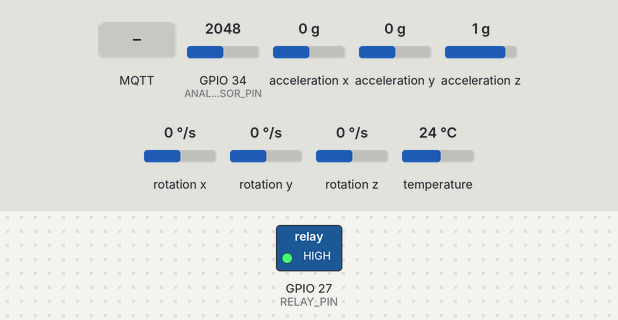
The sketch below on a simulated ESP32. Parts: switched loads named in the sketch (green lamp = pin HIGH). Inputs (shaded band) come from the test bench; at power-on: GPIO 34 (ANALOG_SENSOR_PIN) = 2048, acceleration x 0 g, acceleration y 0 g, acceleration z 1 g, rotation x 0 °/s, rotation y 0 °/s, rotation z 0 °/s, temperature 24 °C. WiFi joins after 1.5 s; servers stay silent unless stated; no MQTT or app messages arrive unless stated; what the sketch prints to the serial monitor is not drawn.

Above: at 2.7 s.
2.8 s: MQTT message "ligar" arrives on the first subscribed topic
At 4.0 s:
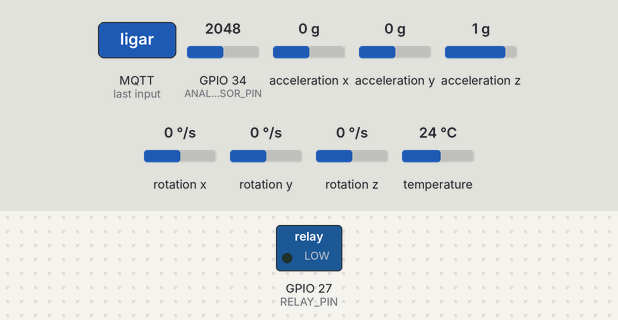
4.3 s: MQTT message "desligar" arrives on the first subscribed topic
At 5.0 s:
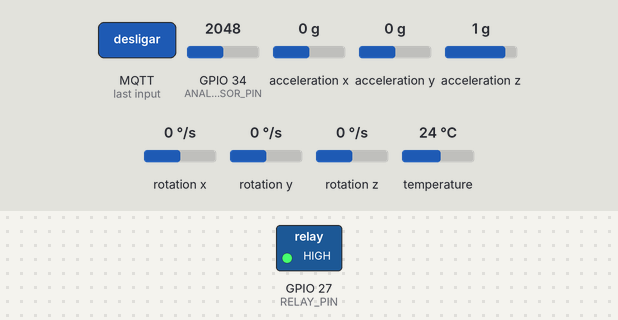
Timing chart, 0 to 7.3 s (numbered marks = the images above; inputs shaded):
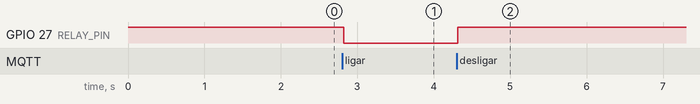

The sketch:

codigo-mqtt-esp.ino
```cpp
#include <WiFi.h>
#include <PubSubClient.h>
#include <Adafruit_MPU6050.h>
#include <Adafruit_Sensor.h>
#include <Wire.h>
#include <ArduinoJson.h>

// Pinos
#define RELAY_PIN 27 // Pino do relé
#define ANALOG_SENSOR_PIN 34 // Pino do sinal analógico

// Credenciais Wi-Fi
const char* ssid = "WILAMIL_AUX";
const char* password = "!Aero123";

// Configuração do MQTT
const char* mqtt_server = "mqtt.dataext.com.br";
const char* mqtt_topic = "test/ifsc";

// Inicialização de clientes Wi-Fi, MQTT e sensor MPU6050
WiFiClient espClient;
PubSubClient client(espClient);
Adafruit_MPU6050 mpu;

// Variáveis para o sensor analógico
float lastSensorValue = 0;
int pulseCount = 0; // Contador de pulsos
unsigned long lastRPMCalcTime = 0;
float rpm = 0;

// Estado do relé
bool motorOn = false;

// Função para conectar ao Wi-Fi
void connectWiFi() {
    Serial.print("Conectando ao Wi-Fi...");
    WiFi.begin(ssid, password);
    while (WiFi.status() != WL_CONNECTED) {
        delay(500);
        Serial.print(".");
    }
    Serial.println("\nWi-Fi conectado!");
    Serial.print("Endereço IP: ");
    Serial.println(WiFi.localIP());
}

// Função para conectar ao MQTT
void connectMQTT() {
    client.setServer(mqtt_server, 1883);
    while (!client.connected()) {
        Serial.print("Conectando ao broker MQTT...");
        if (client.connect("ESP32Client")) {
            Serial.println("Conectado!");
            client.subscribe(mqtt_topic); // Inscreve-se no tópico
            Serial.println("Inscrito no tópico: " + String(mqtt_topic));
        } else {
            Serial.print("Falha ao conectar, código de erro: ");
            Serial.println(client.state());
            delay(5000);
        }
    }
}

// Callback do MQTT para comandos
void mqttCallback(char* topic, byte* payload, unsigned int length) {
    String message;
    for (unsigned int i = 0; i < length; i++) {
        message += (char)payload[i];
    }

    Serial.print("Mensagem recebida: ");
    Serial.println(message);

    if (message == "ligar") {
        digitalWrite(RELAY_PIN, LOW); // Liga o relé
        motorOn = true;
        Serial.println("Motor ligado.");
    } else if (message == "desligar") {
        digitalWrite(RELAY_PIN, HIGH); // Desliga o relé
        motorOn = false;
        Serial.println("Motor desligado.");
    }
}

// Função para calcular RPM
void calculateRPM() {
    unsigned long currentTime = millis();
    unsigned long timeElapsed = currentTime - lastRPMCalcTime;

    if (timeElapsed >= 1000) { // Atualiza a cada segundo
        rpm = (pulseCount / 2.0) * (60000.0 / timeElapsed); // 2 pulsos por rotação
        pulseCount = 0; // Reseta o contador
        lastRPMCalcTime = currentTime;
    }
}

// Função para coletar dados do MPU6050
void getMPUData(float& ax, float& ay, float& az, float& gx, float& gy, float& gz) {
    sensors_event_t a, g, temp;
    mpu.getEvent(&a, &g, &temp);

    ax = a.acceleration.x;
    ay = a.acceleration.y;
    az = a.acceleration.z;
    gx = g.gyro.x;
    gy = g.gyro.y;
    gz = g.gyro.z;
}

// Configuração inicial
void setup() {
    Serial.begin(115200);

    // Configuração do relé
    pinMode(RELAY_PIN, OUTPUT);
    digitalWrite(RELAY_PIN, HIGH); // Relé desligado inicialmente

    // Inicializa Wi-Fi e MQTT
    connectWiFi();
    client.setCallback(mqttCallback);
    connectMQTT();

    // Inicialização do MPU6050
    if (!mpu.begin()) {
        Serial.println("Falha ao inicializar o MPU6050!");
        while (1);
    }
    mpu.setAccelerometerRange(MPU6050_RANGE_8_G);
    mpu.setGyroRange(MPU6050_RANGE_500_DEG);
    mpu.setFilterBandwidth(MPU6050_BAND_21_HZ);

    Serial.println("Configuração completa.");
}

// Loop principal
void loop() {
    // Mantém a conexão MQTT
    if (!client.connected()) {
        connectMQTT();
    }
    client.loop();

    // Leitura do sensor analógico
    float sensorValue = analogRead(ANALOG_SENSOR_PIN);
    if (sensorValue > 2000 && lastSensorValue <= 2000) { // Detecta rampa de subida
        pulseCount++;
    }
    lastSensorValue = sensorValue;

    // Calcula RPM
    calculateRPM();

    // Coleta dados do MPU6050
    float ax, ay, az, gx, gy, gz;
    getMPUData(ax, ay, az, gx, gy, gz);

    // Cria mensagem JSON
    StaticJsonDocument<256> jsonDoc;
    jsonDoc["sensor_magnetico_efeito_hall"]["ligado"] = motorOn;
    jsonDoc["sensor_magnetico_efeito_hall"]["valor"] = rpm;
    jsonDoc["acelerometro_gyroscopio"]["aceleracao_x"] = ax;
    jsonDoc["acelerometro_gyroscopio"]["aceleracao_y"] = ay;
    jsonDoc["acelerometro_gyroscopio"]["aceleracao_z"] = az;
    jsonDoc["acelerometro_gyroscopio"]["giro_x"] = gx;
    jsonDoc["acelerometro_gyroscopio"]["giro_y"] = gy;
    jsonDoc["acelerometro_gyroscopio"]["giro_z"] = gz;

    char jsonBuffer[512];
    serializeJson(jsonDoc, jsonBuffer);

    // Publica no broker MQTT
    client.publish(mqtt_topic, jsonBuffer);
    Serial.println("Mensagem publicada: ");
    Serial.println(jsonBuffer);

    delay(100); // Aguarda 100ms
}
```

Measured:
- after the input at 2.8 s, GPIO 27 (RELAY_PIN): HIGH → LOW at once
- after the input at 4.3 s, GPIO 27 (RELAY_PIN): LOW → HIGH at once
